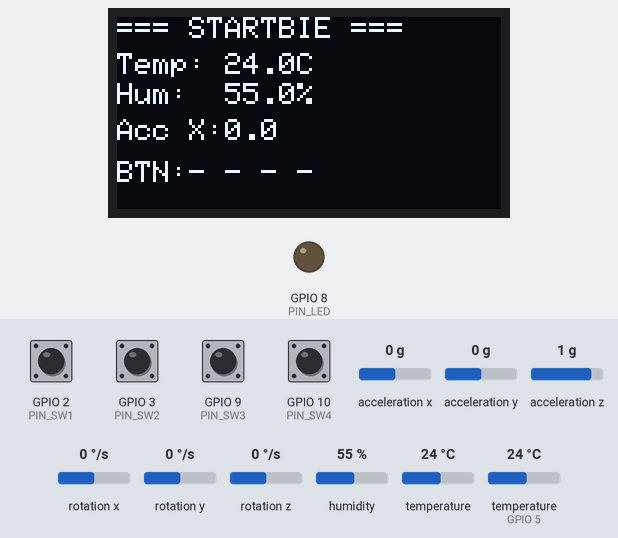
The sketch below on a simulated ESP32-S3. Parts: 128×64 one-colour display, output pins drawn as LEDs (lit = HIGH). The test bench sets the inputs (shaded band); at power-on: GPIO 2 (PIN_SW1), GPIO 3 (PIN_SW2), GPIO 9 (PIN_SW3), GPIO 10 (PIN_SW4) HIGH, acceleration x 0 g, humidity 55 %, acceleration y 0 g, acceleration z 1 g, rotation x 0 °/s, rotation y 0 °/s, rotation z 0 °/s, temperature 24 °C, temperature (sensor on GPIO 5) 24 °C.

Above: at 2.2 s.
2.3 s: GPIO 10 (PIN_SW4) pulled LOW for 0.15 s
At 2.46 s:
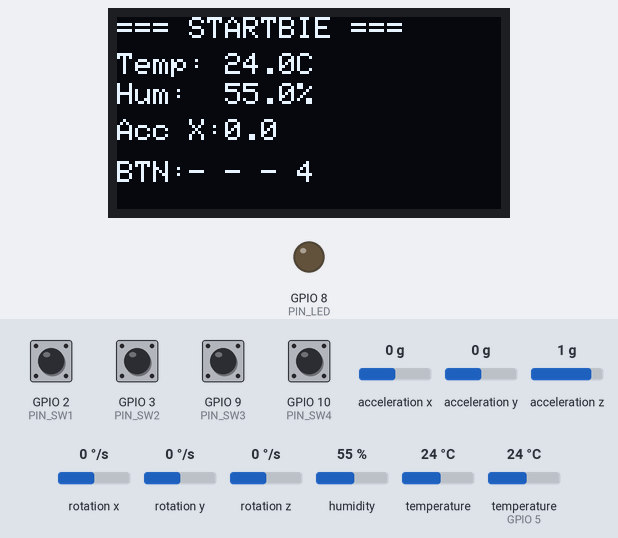
4.0 s: GPIO 2 (PIN_SW1) pulled LOW for 0.15 s
At 4.14 s:
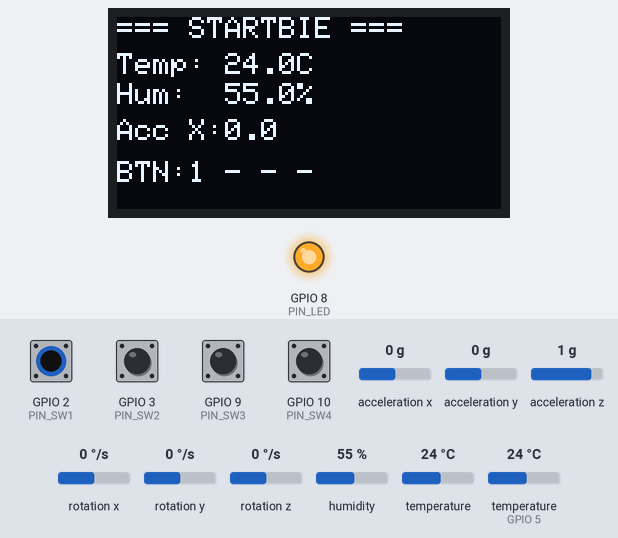
5.7 s: acceleration x set to -1.4 g
At 7.4 s:
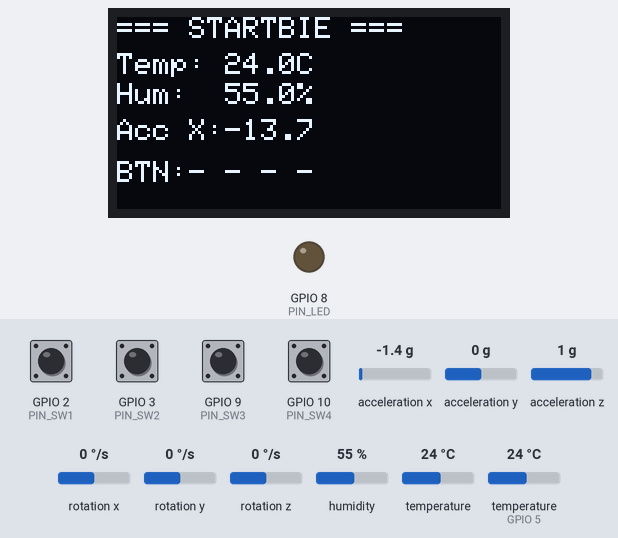
7.7 s: humidity set to 22 %
At 9.1 s:
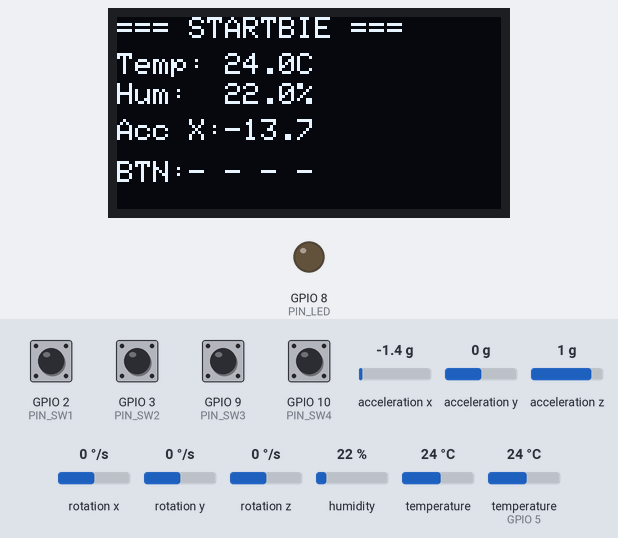
9.7 s: GPIO 3 (PIN_SW2) pulled LOW for 0.15 s
At 9.81 s:
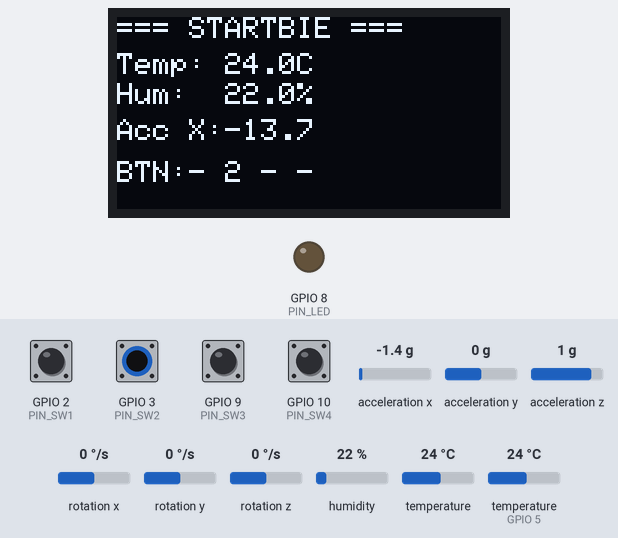
11.3 s: GPIO 9 (PIN_SW3) pulled LOW for 0.15 s
At 11.42 s:
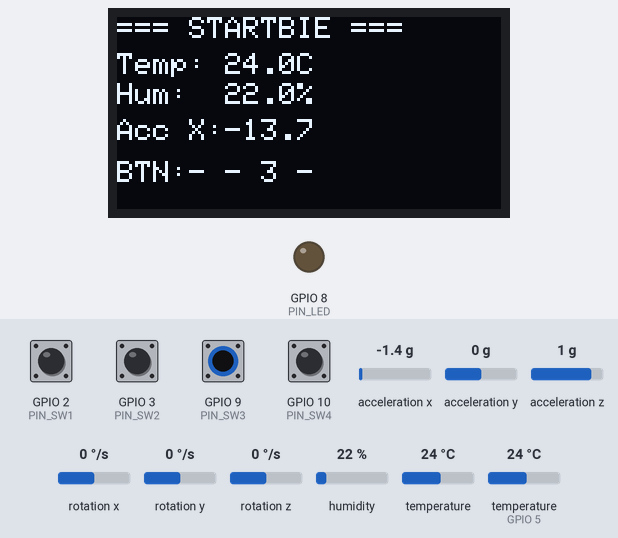
Timing chart, 0 to 14.0 s (numbered marks = the images above; inputs shaded):
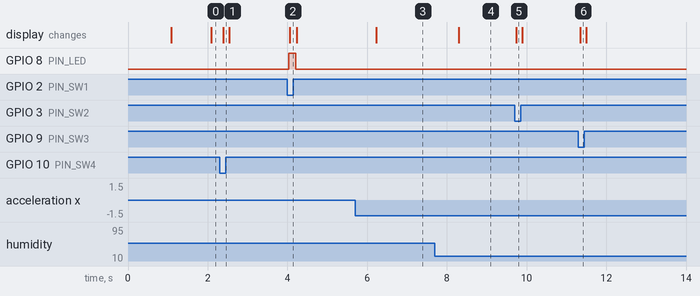

Measured:
- after the input at 2.3 s, the display: changes after 0.09 s (image 1)
- after the input at 4.0 s, GPIO 8 (PIN_LED): LOW → HIGH at once, → LOW 0.18 s later; the display: changes after 0.06 s (image 2)
- after the input at 5.7 s, the display: changes after 0.53 s (image 3)
- after the input at 7.7 s, the display: changes after 0.60 s (image 4)
- after the input at 9.7 s, the display: changes at once (image 5)
- after the input at 11.3 s, the display: changes after 0.05 s (image 6)

The sketch:

firmware.ino
```cpp
#include <Wire.h>
#include <Adafruit_GFX.h>
#include <Adafruit_SSD1306.h>
#include <Adafruit_MPU6050.h>
#include <Adafruit_Sensor.h>
#include <DHT.h>

// --- OLED Setup ---
#define SCREEN_WIDTH 128
#define SCREEN_HEIGHT 64
#define OLED_RESET    -1
Adafruit_SSD1306 display(SCREEN_WIDTH, SCREEN_HEIGHT, &Wire, OLED_RESET);

// --- MPU6050 Setup ---
Adafruit_MPU6050 mpu;

// --- DHT11 Setup ---
#define DHTPIN 5
#define DHTTYPE DHT11
DHT dht(DHTPIN, DHTTYPE);

// --- Button Pins ---
const int PIN_SW1 = 2;
const int PIN_SW2 = 3;
const int PIN_SW3 = 9;
const int PIN_SW4 = 10;

// --- LED Pin ---
const int PIN_LED = 8;

unsigned long previousMillis = 0;
const long interval = 2000; // Update sensor readings every 2 seconds

float temperature = 0.0;
float humidity = 0.0;
sensors_event_t a, g, temp;

void setup() {
  Serial.begin(115200);
  while (!Serial) delay(10);

  // Initialize Pins
  pinMode(PIN_SW1, INPUT_PULLUP);
  pinMode(PIN_SW2, INPUT_PULLUP);
  pinMode(PIN_SW3, INPUT_PULLUP);
  pinMode(PIN_SW4, INPUT_PULLUP);
  pinMode(PIN_LED, OUTPUT);
  digitalWrite(PIN_LED, LOW);

  // Initialize I2C (SDA = GPIO6, SCL = GPIO7)
  Wire.begin(6, 7);

  // Initialize OLED
  if(!display.begin(SSD1306_SWITCHCAPVCC, 0x3C)) {
    Serial.println(F("SSD1306 allocation failed"));
    for(;;);
  }
  display.clearDisplay();
  display.setTextSize(1);
  display.setTextColor(SSD1306_WHITE);
  display.setCursor(0, 0);
  display.print(F("Startbie Initializing..."));
  display.display();
  delay(1000);

  // Initialize MPU6050
  if (!mpu.begin()) {
    Serial.println(F("Failed to find MPU6050 chip"));
    display.clearDisplay();
    display.setCursor(0, 0);
    display.println(F("MPU6050 Error!"));
    display.display();
    while (1) {
      delay(10);
    }
  }
  mpu.setAccelerometerRange(MPU6050_RANGE_8_G);
  mpu.setGyroRange(MPU6050_RANGE_500_DEG);
  mpu.setFilterBandwidth(MPU6050_BAND_21_HZ);

  // Initialize DHT11
  dht.begin();
}

void loop() {
  // Read Buttons (Active LOW)
  bool sw1State = (digitalRead(PIN_SW1) == LOW);
  bool sw2State = (digitalRead(PIN_SW2) == LOW);
  bool sw3State = (digitalRead(PIN_SW3) == LOW);
  bool sw4State = (digitalRead(PIN_SW4) == LOW);

  // Toggle LED if SW1 is pressed as a simple test
  digitalWrite(PIN_LED, sw1State ? HIGH : LOW);

  // Periodically read sensors
  unsigned long currentMillis = millis();
  if (currentMillis - previousMillis >= interval) {
    previousMillis = currentMillis;

    // Read DHT11
    humidity = dht.readHumidity();
    temperature = dht.readTemperature();

    // Read MPU6050
    mpu.getEvent(&a, &g, &temp);
  }

  // Update Display
  display.clearDisplay();
  display.setCursor(0, 0);
  display.print(F("=== STARTBIE ==="));

  // Display DHT11 data
  display.setCursor(0, 12);
  if (isnan(humidity) || isnan(temperature)) {
    display.print(F("DHT Error!"));
  } else {
    display.print(F("Temp: "));
    display.print(temperature, 1);
    display.print(F("C"));

    display.setCursor(0, 22);
    display.print(F("Hum:  "));
    display.print(humidity, 1);
    display.print(F("%"));
  }

  // Display MPU6050 Accel Data
  display.setCursor(0, 34);
  display.print(F("Acc X:"));
  display.print(a.acceleration.x, 1);

  // Display Button States
  display.setCursor(0, 48);
  display.print(F("BTN:"));
  display.print(sw1State ? "1 " : "- ");
  display.print(sw2State ? "2 " : "- ");
  display.print(sw3State ? "3 " : "- ");
  display.print(sw4State ? "4" : "-");

  display.display();
  delay(50);
}
```
